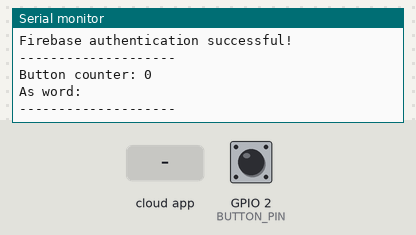
This sketch was run on a simulated ESP32. Shown: the last lines printed to the serial monitor. The test bench sets the inputs (shaded band); at power-on: GPIO 2 (BUTTON_PIN) HIGH. WiFi joins after 1.5 s; servers stay silent unless stated; the Firebase database answers and starts empty.

Above: at 3.7 s.
3.8 s: GPIO 2 (BUTTON_PIN) pulled LOW for 0.15 s
At 4.5 s:
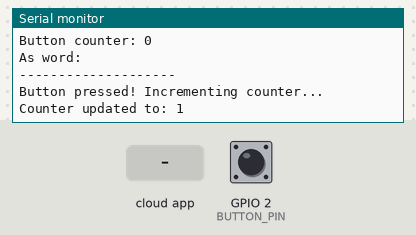
5.4 s: the phone or cloud app sets button_counter_word to 0
6.9 s: GPIO 2 (BUTTON_PIN) pulled LOW for 1 s
At 7.03 s:
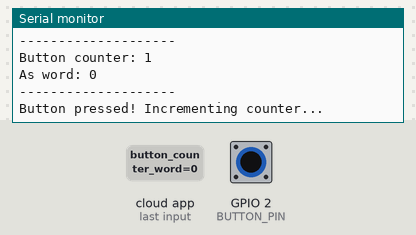
9.4 s: the phone or cloud app sets button_counter_word to 1
Timing chart, 0 to 11.9 s (numbered marks = the images above; inputs shaded):
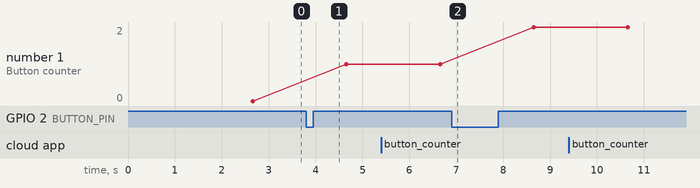

The sketch:

esp32_code.ino
```cpp
#include <WiFi.h>
#include <Firebase_ESP_Client.h>
#include <addons/TokenHelper.h>
#include <addons/RTDBHelper.h>

// WiFi credentials
const char* WIFI_SSID = "Nezam’s House";
const char* WIFI_PASSWORD = "******";

// Firebase project API Key
#define API_KEY "AI*********"

// Firebase Realtime Database URL
#define DATABASE_URL "https://proplanner-****-default-rtdb.firebaseio.com/"

// Firebase user email and password
#define USER_EMAIL "naj@a.com"
#define USER_PASSWORD "123456"

// Define Firebase Data objects
FirebaseData fbdo;
FirebaseData fbdoWord; // Separate object for word stream
FirebaseAuth auth;
FirebaseConfig config;

// Button pin
const int BUTTON_PIN = 2;
int lastButtonState = HIGH;

// Variables to track button counter
int buttonCounter = 0;
String buttonCounterWord = "";

// Track authentication status
bool signedIn = false;

// Timer variables for reading the word value
unsigned long lastReadTime = 0;
const unsigned long READ_INTERVAL = 2000; // Read every 2 seconds

void setup() {
  Serial.begin(115200);
  delay(1000);
  Serial.println();
  Serial.println("ESP32 Firebase Counter Demo with Word Translation");

  // Initialize button pin
  pinMode(BUTTON_PIN, INPUT_PULLUP);

  // Connect to WiFi
  WiFi.begin(WIFI_SSID, WIFI_PASSWORD);
  Serial.print("Connecting to WiFi");

  while (WiFi.status() != WL_CONNECTED) {
    Serial.print(".");
    delay(500);
  }

  Serial.println();
  Serial.print("Connected with IP: ");
  Serial.println(WiFi.localIP());
  Serial.println();

  /* Configure Firebase */
  config.api_key = API_KEY;
  config.database_url = DATABASE_URL;

  // Set email and password for authentication
  auth.user.email = USER_EMAIL;
  auth.user.password = USER_PASSWORD;

  // Assign the callback function for the token generation task
  config.token_status_callback = tokenStatusCallback;

  // Initialize Firebase
  Firebase.begin(&config, &auth);
  Firebase.reconnectWiFi(true);

  Serial.println("Waiting for authentication...");
}

void loop() {
  // Check if Firebase is ready and signed in
  if (Firebase.ready() && !signedIn) {
    Serial.println("Firebase authentication successful!");
    signedIn = true;
  }

  if (signedIn) {
    // Read the current button state
    int buttonState = digitalRead(BUTTON_PIN);

    // Check if button was just pressed (change from HIGH to LOW)
    if (buttonState == LOW && lastButtonState == HIGH) {
      Serial.println("Button pressed! Incrementing counter...");

      // Increment the counter in Firebase
      incrementCounter();

      // Debounce delay
      delay(50);
    }

    // Save the current button state for the next loop
    lastButtonState = buttonState;

    // Read the button_counter_word at regular intervals
    unsigned long currentTime = millis();
    if (currentTime - lastReadTime >= READ_INTERVAL) {
      readButtonCounterWord();
      lastReadTime = currentTime;
    }
  }
}

void incrementCounter() {
  // Update our local counter
  buttonCounter++;
  if (buttonCounter > 100) {
    buttonCounter = 1; // Reset if over 100
  }

  // Path to the counter in Firebase RTDB
  // We'll use /button_counter directly to match your cloud function
  String path = "/button_counter";

  // Update the value with our counter
  if (Firebase.RTDB.setInt(&fbdo, path, buttonCounter)) {
    Serial.print("Counter updated to: ");
    Serial.println(buttonCounter);
  } else {
    Serial.print("Counter update failed: ");
    Serial.println(fbdo.errorReason());
  }
}

void readButtonCounterWord() {
  // Path to the word counter in Firebase RTDB
  String path = "/button_counter_word";

  // Read the current word value
  if (Firebase.RTDB.getString(&fbdoWord, path)) {
    buttonCounterWord = fbdoWord.stringData();

    // Print both number and word to serial monitor
    Serial.println("--------------------");
    Serial.print("Button counter: ");
    Serial.println(buttonCounter);
    Serial.print("As word: ");
    Serial.println(buttonCounterWord);
    Serial.println("--------------------");
  } else {
    Serial.print("Failed to read word counter: ");
    Serial.println(fbdoWord.errorReason());
  }
}
```

Measured:
- after the input at 3.8 s, the serial monitor: prints a new line at once (image 1)
- after the input at 6.9 s, the serial monitor: prints a new line at once (image 2)
- plotted number 1: 0 → 1 after the input at 3.8 s, 1 → 2 after the input at 6.9 s
